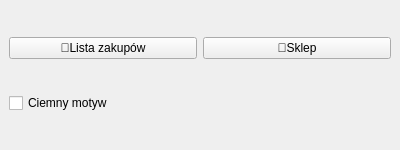
<?xml version="1.0" encoding="UTF-8"?>
<ui version="4.0">
 <class>MainWindow</class>
 <widget class="QMainWindow" name="MainWindow">
  <property name="geometry">
   <rect>
    <x>0</x>
    <y>0</y>
    <width>400</width>
    <height>150</height>
   </rect>
  </property>
  <property name="windowTitle">
   <string>Sklepik - wybierz moduł</string>
  </property>
  <widget class="QWidget" name="centralwidget">
   <layout class="QVBoxLayout" name="verticalLayout">
    <item>
     <layout class="QHBoxLayout" name="horizontalLayout">
      <item>
       <widget class="QPushButton" name="pbShoppingList">
        <property name="text">
         <string>📝Lista zakupów</string>
        </property>
       </widget>
      </item>
      <item>
       <widget class="QPushButton" name="pbStore">
        <property name="text">
         <string>🛒Sklep</string>
        </property>
       </widget>
      </item>
     </layout>
    </item>
    <item>
     <widget class="QCheckBox" name="checkBoxDarkMode">
      <property name="text">
       <string>Ciemny motyw</string>
      </property>
     </widget>
    </item>
   </layout>
  </widget>
 </widget>
 <resources/>
 <connections/>
</ui>
